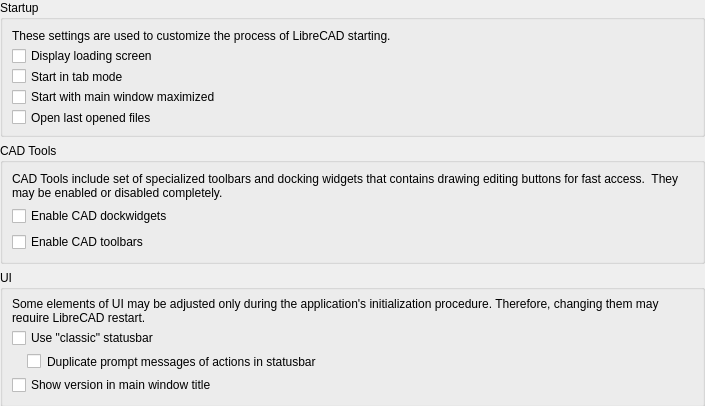
<?xml version="1.0" encoding="UTF-8"?>
<ui version="4.0">
 <class>LC_SettingsPageGeneralStartup</class>
 <widget class="QWidget" name="LC_SettingsPageGeneralStartup">
  <property name="geometry">
   <rect>
    <x>0</x>
    <y>0</y>
    <width>705</width>
    <height>404</height>
   </rect>
  </property>
  <layout class="QGridLayout" name="gridLayout_main">
   <property name="leftMargin">
    <number>0</number>
   </property>
   <property name="topMargin">
    <number>0</number>
   </property>
   <property name="rightMargin">
    <number>0</number>
   </property>
   <property name="bottomMargin">
    <number>0</number>
   </property>
   <item row="0" column="0">
    <widget class="QGroupBox" name="groupBox_2">
     <property name="title">
      <string>Startup</string>
     </property>
     <layout class="QGridLayout" name="gridLayout_29">
      <item row="1" column="0">
       <widget class="QCheckBox" name="cbSplash">
        <property name="sizePolicy">
         <sizepolicy hsizetype="Preferred" vsizetype="Preferred">
          <horstretch>0</horstretch>
          <verstretch>0</verstretch>
         </sizepolicy>
        </property>
        <property name="toolTip">
         <string>Show Splah Screen

Defines whether splash screen will be shown on startup</string>
        </property>
        <property name="text">
         <string>Display loading screen</string>
        </property>
       </widget>
      </item>
      <item row="2" column="0">
       <widget class="QCheckBox" name="tab_mode_check_box">
        <property name="sizePolicy">
         <sizepolicy hsizetype="Preferred" vsizetype="Preferred">
          <horstretch>0</horstretch>
          <verstretch>0</verstretch>
         </sizepolicy>
        </property>
        <property name="toolTip">
         <string>Drawing Windows Mode

Controls default mode for drawings.</string>
        </property>
        <property name="text">
         <string>Start in tab mode</string>
        </property>
       </widget>
      </item>
      <item row="3" column="0">
       <widget class="QCheckBox" name="maximize_checkbox">
        <property name="sizePolicy">
         <sizepolicy hsizetype="Preferred" vsizetype="Preferred">
          <horstretch>0</horstretch>
          <verstretch>0</verstretch>
         </sizepolicy>
        </property>
        <property name="toolTip">
         <string>Start Maximized

If checked, after start the main window will be maximized</string>
        </property>
        <property name="text">
         <string>Start with main window maximized</string>
        </property>
       </widget>
      </item>
      <item row="1" column="1">
       <spacer name="horizontalSpacer">
        <property name="orientation">
         <enum>Qt::Orientation::Horizontal</enum>
        </property>
        <property name="sizeHint" stdset="0">
         <size>
          <width>0</width>
          <height>0</height>
         </size>
        </property>
       </spacer>
      </item>
      <item row="4" column="0">
       <widget class="QCheckBox" name="cbOpenLastFiles">
        <property name="sizePolicy">
         <sizepolicy hsizetype="Preferred" vsizetype="Preferred">
          <horstretch>0</horstretch>
          <verstretch>0</verstretch>
         </sizepolicy>
        </property>
        <property name="toolTip">
         <string>Open Last File

If set, previously opened files during previous closing of the application will be re-opened.</string>
        </property>
        <property name="text">
         <string>Open last opened files</string>
        </property>
       </widget>
      </item>
      <item row="0" column="0" colspan="2">
       <widget class="QLabel" name="label">
        <property name="text">
         <string>These settings are used to customize the process of LibreCAD starting.</string>
        </property>
        <property name="wordWrap">
         <bool>true</bool>
        </property>
       </widget>
      </item>
     </layout>
    </widget>
   </item>
   <item row="1" column="0">
    <widget class="QGroupBox" name="groupBox_31">
     <property name="title">
      <string>CAD Tools </string>
     </property>
     <layout class="QGridLayout" name="gridLayout_54">
      <item row="2" column="0">
       <widget class="QCheckBox" name="cad_toolbars_checkbox">
        <property name="sizePolicy">
         <sizepolicy hsizetype="Preferred" vsizetype="Preferred">
          <horstretch>0</horstretch>
          <verstretch>0</verstretch>
         </sizepolicy>
        </property>
        <property name="toolTip">
         <string>CAD Toolbars

If checked, toolbars with commands will be enabled. </string>
        </property>
        <property name="text">
         <string>Enable CAD toolbars</string>
        </property>
       </widget>
      </item>
      <item row="1" column="0">
       <widget class="QCheckBox" name="cbEnableCADDockWidgets">
        <property name="sizePolicy">
         <sizepolicy hsizetype="Preferred" vsizetype="Preferred">
          <horstretch>0</horstretch>
          <verstretch>0</verstretch>
         </sizepolicy>
        </property>
        <property name="toolTip">
         <string>CAD Dock widgets

If checked, dock widgets with commands for left sidebar will be enabled. Otherwise, they will be disabled. </string>
        </property>
        <property name="text">
         <string>Enable CAD dockwidgets</string>
        </property>
       </widget>
      </item>
      <item row="0" column="0" colspan="2">
       <widget class="QLabel" name="label_2">
        <property name="text">
         <string>CAD Tools include set of specialized toolbars and docking widgets that contains drawing editing buttons for fast access.  They may be enabled or disabled completely.</string>
        </property>
        <property name="wordWrap">
         <bool>true</bool>
        </property>
       </widget>
      </item>
      <item row="1" column="1">
       <spacer name="horizontalSpacer">
        <property name="orientation">
         <enum>Qt::Orientation::Horizontal</enum>
        </property>
        <property name="sizeHint" stdset="0">
         <size>
          <width>0</width>
          <height>0</height>
         </size>
        </property>
       </spacer>
      </item>
     </layout>
    </widget>
   </item>
   <item row="2" column="0">
    <widget class="QGroupBox" name="groupBox_32">
     <property name="title">
      <string>UI</string>
     </property>
     <layout class="QGridLayout" name="gridLayout_55">
      <item row="3" column="1">
       <spacer name="horizontalSpacer">
        <property name="orientation">
         <enum>Qt::Orientation::Horizontal</enum>
        </property>
        <property name="sizeHint" stdset="0">
         <size>
          <width>0</width>
          <height>0</height>
         </size>
        </property>
       </spacer>
      </item>
      <item row="3" column="0">
       <widget class="QCheckBox" name="cbDuplicateActionsPromptsInStatusBar">
        <property name="sizePolicy">
         <sizepolicy hsizetype="Preferred" vsizetype="Preferred">
          <horstretch>0</horstretch>
          <verstretch>0</verstretch>
         </sizepolicy>
        </property>
        <property name="toolTip">
         <string>Command Prompt in Status Bar

If checked, prompt messages of actions will be also shown in bottom statusbar</string>
        </property>
        <property name="styleSheet">
         <string notr="true">margin-left:15px</string>
        </property>
        <property name="text">
         <string>Duplicate prompt messages of actions in statusbar</string>
        </property>
       </widget>
      </item>
      <item row="2" column="0">
       <widget class="QCheckBox" name="cbClassicStatusBar">
        <property name="sizePolicy">
         <sizepolicy hsizetype="Preferred" vsizetype="Preferred">
          <horstretch>0</horstretch>
          <verstretch>0</verstretch>
         </sizepolicy>
        </property>
        <property name="toolTip">
         <string>Status Bar is Toolbar

If unchecked, individual components of statusbar are toolbars that may be re-arranged.
Otherwise, statusbar is monolithic.</string>
        </property>
        <property name="text">
         <string>Use &quot;classic&quot; statusbar</string>
        </property>
       </widget>
      </item>
      <item row="5" column="0">
       <widget class="QCheckBox" name="cbShowVersionInWinTitle">
        <property name="sizePolicy">
         <sizepolicy hsizetype="Preferred" vsizetype="Preferred">
          <horstretch>0</horstretch>
          <verstretch>0</verstretch>
         </sizepolicy>
        </property>
        <property name="toolTip">
         <string>Show Version

If enabled, main window title string will also include application's version string.</string>
        </property>
        <property name="text">
         <string>Show version in main window title</string>
        </property>
       </widget>
      </item>
      <item row="0" column="0" colspan="2">
       <widget class="QLabel" name="label_3">
        <property name="text">
         <string>Some elements of UI may be adjusted only during the application's initialization procedure. Therefore, changing them may require LibreCAD restart. </string>
        </property>
        <property name="wordWrap">
         <bool>true</bool>
        </property>
       </widget>
      </item>
     </layout>
    </widget>
   </item>
   <item row="10" column="0">
    <spacer name="verticalSpacer">
     <property name="orientation">
      <enum>Qt::Orientation::Vertical</enum>
     </property>
     <property name="sizeHint" stdset="0">
      <size>
       <width>0</width>
       <height>0</height>
      </size>
     </property>
    </spacer>
   </item>
  </layout>
 </widget>
 <resources/>
 <connections/>
</ui>
